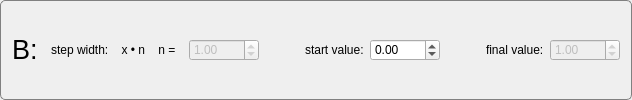
    <widget class="QGroupBox" name="gb_B">
     <property name="sizePolicy">
      <sizepolicy hsizetype="Preferred" vsizetype="Fixed">
       <horstretch>0</horstretch>
       <verstretch>0</verstretch>
      </sizepolicy>
     </property>
     <property name="styleSheet">
      <string notr="true">    QGroupBox  {
        background-color: qlineargradient(x1: 0, y1: 0, x2: 0, y2: 1,
                                          stop: 0 #E0E0E0, stop: 1 #FFFFFF);
        border: 1px solid gray;
        border-radius: 5px;
        margin-top: 3ex; /* leave space at the top for the title */
    }
     
    QGroupBox::title  {
        subcontrol-origin: margin;
		left: 12px;
        subcontrol-position: top left; /* position at the top center */
        padding: 1px;       
    }
</string>
     </property>
     <layout class="QHBoxLayout" name="horizontalLayout_7">
      <item>
       <widget class="QLabel" name="lb_B">
        <property name="sizePolicy">
         <sizepolicy hsizetype="Preferred" vsizetype="Fixed">
          <horstretch>0</horstretch>
          <verstretch>0</verstretch>
         </sizepolicy>
        </property>
        <property name="font">
         <font>
          <family>Arial</family>
          <pointsize>20</pointsize>
          <weight>50</weight>
          <bold>false</bold>
         </font>
        </property>
        <property name="text">
         <string>B: </string>
        </property>
       </widget>
      </item>
      <item>
       <widget class="QLabel" name="lb_StepValueB">
        <property name="sizePolicy">
         <sizepolicy hsizetype="Preferred" vsizetype="Fixed">
          <horstretch>0</horstretch>
          <verstretch>0</verstretch>
         </sizepolicy>
        </property>
        <property name="text">
         <string>step width:    x • n    n =  </string>
        </property>
       </widget>
      </item>
      <item>
       <widget class="QDoubleSpinBox" name="dsb_StepVauleB">
        <property name="enabled">
         <bool>false</bool>
        </property>
        <property name="sizePolicy">
         <sizepolicy hsizetype="Fixed" vsizetype="Fixed">
          <horstretch>0</horstretch>
          <verstretch>0</verstretch>
         </sizepolicy>
        </property>
        <property name="minimumSize">
         <size>
          <width>70</width>
          <height>0</height>
         </size>
        </property>
        <property name="maximumSize">
         <size>
          <width>70</width>
          <height>16777215</height>
         </size>
        </property>
        <property name="value">
         <double>1.000000000000000</double>
        </property>
       </widget>
      </item>
      <item>
       <spacer name="horizontalSpacer_11">
        <property name="orientation">
         <enum>Qt::Horizontal</enum>
        </property>
        <property name="sizeHint" stdset="0">
         <size>
          <width>40</width>
          <height>20</height>
         </size>
        </property>
       </spacer>
      </item>
      <item>
       <widget class="QLabel" name="lb_StartValueB">
        <property name="sizePolicy">
         <sizepolicy hsizetype="Preferred" vsizetype="Fixed">
          <horstretch>0</horstretch>
          <verstretch>0</verstretch>
         </sizepolicy>
        </property>
        <property name="text">
         <string>start value:</string>
        </property>
       </widget>
      </item>
      <item>
       <widget class="QDoubleSpinBox" name="dsb_StartValueB">
        <property name="sizePolicy">
         <sizepolicy hsizetype="Fixed" vsizetype="Fixed">
          <horstretch>0</horstretch>
          <verstretch>0</verstretch>
         </sizepolicy>
        </property>
        <property name="minimumSize">
         <size>
          <width>70</width>
          <height>0</height>
         </size>
        </property>
        <property name="maximumSize">
         <size>
          <width>70</width>
          <height>16777215</height>
         </size>
        </property>
        <property name="minimum">
         <double>-999999.989999999990687</double>
        </property>
        <property name="maximum">
         <double>999999.989999999990687</double>
        </property>
        <property name="value">
         <double>0.000000000000000</double>
        </property>
       </widget>
      </item>
      <item>
       <spacer name="horizontalSpacer_12">
        <property name="orientation">
         <enum>Qt::Horizontal</enum>
        </property>
        <property name="sizeType">
         <enum>QSizePolicy::Fixed</enum>
        </property>
        <property name="sizeHint" stdset="0">
         <size>
          <width>40</width>
          <height>20</height>
         </size>
        </property>
       </spacer>
      </item>
      <item>
       <widget class="QLabel" name="lb_EndB">
        <property name="sizePolicy">
         <sizepolicy hsizetype="Preferred" vsizetype="Fixed">
          <horstretch>0</horstretch>
          <verstretch>0</verstretch>
         </sizepolicy>
        </property>
        <property name="text">
         <string>final value:</string>
        </property>
       </widget>
      </item>
      <item>
       <widget class="QDoubleSpinBox" name="dsb_EndValueB">
        <property name="enabled">
         <bool>false</bool>
        </property>
        <property name="minimumSize">
         <size>
          <width>70</width>
          <height>0</height>
         </size>
        </property>
        <property name="maximumSize">
         <size>
          <width>70</width>
          <height>16777215</height>
         </size>
        </property>
        <property name="minimum">
         <double>-999999.989999999990687</double>
        </property>
        <property name="maximum">
         <double>999999.989999999990687</double>
        </property>
        <property name="value">
         <double>1.000000000000000</double>
        </property>
       </widget>
      </item>
     </layout>
    </widget>
